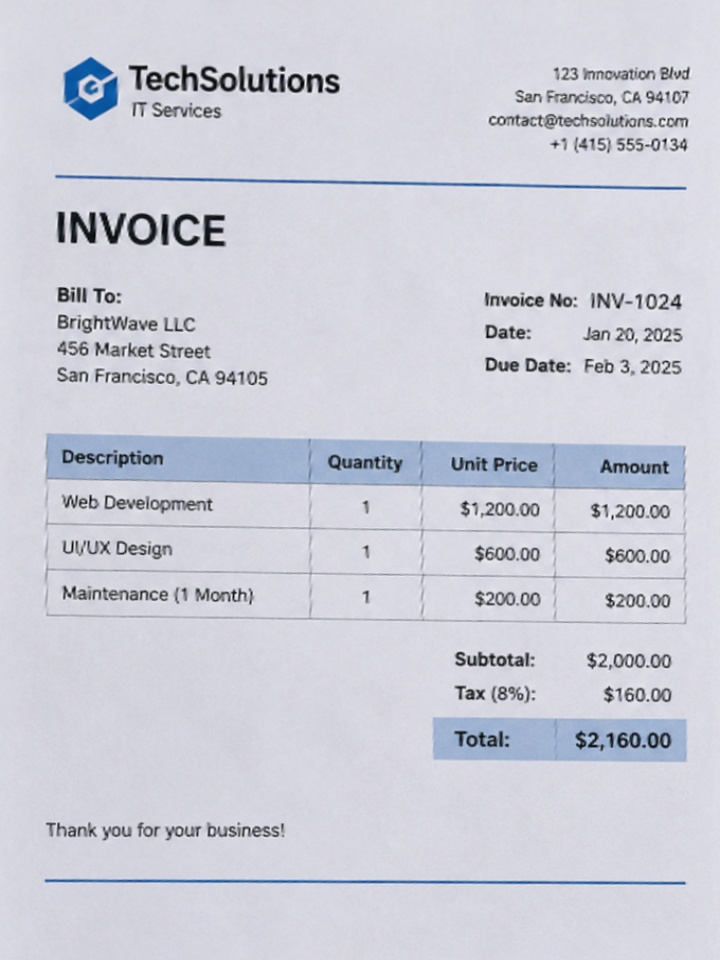
#> input picture Scanned/myImage0.jpg, 720 x 960 px, given in place of the camera
$ python Project_1.py
#> lines starting #> are read from the running program, lines starting #| are printed output that depends on the picture; after the words box and inside, x2 and y2 are one past the last pixel; in counts of white or black regions, pixels touching at a corner belong together
### utlis.py
import cv2
import numpy as np

## TO STACK ALL THE IMAGES IN ONE WINDOW
def stackImages(imgArray, scale, labels=[]):
    rows = len(imgArray)
    cols = len(imgArray[0])
    rowsAvailable = isinstance(imgArray[0], list)
    width = imgArray[0][0].shape[1]
    height = imgArray[0][0].shape[0]
    if rowsAvailable:
        for x in range (0, rows):
            for y in range(0, cols):
                imgArray[x][y] = cv2.resize(imgArray[x][y], (0, 0), None, scale, scale)
                if len(imgArray[x][y].shape) == 2: imgArray[x][y] = cv2.cvtColor(imgArray[x][y], cv2.COLOR_GRAY2BGR)
        imageBlank = np.zeros((height, width, 3), np.uint8)
        hor = [imageBlank]*rows
        for x in range(0, rows):
            hor[x] = np.hstack(imgArray[x])
        ver = np.vstack(hor)
    else:
        for x in range(0, rows):
            imgArray[x] = cv2.resize(imgArray[x], (0, 0), None, scale, scale)
            if len(imgArray[x].shape) == 2: imgArray[x] = cv2.cvtColor(imgArray[x], cv2.COLOR_GRAY2BGR)
        hor = np.hstack(imgArray)
        ver = hor
    if len(labels) != 0:
        eachImgWidth = int(ver.shape[1] / cols)
        eachImgHeight = int(ver.shape[0] / rows)
        for d in range(0, rows):
            for c in range(0, cols):
                cv2.rectangle(ver, (c*eachImgWidth, eachImgHeight*d), (c * eachImgWidth + len(labels[d][c]) * 13 + 27, 30 + eachImgHeight * d), (255, 255, 255), cv2.FILLED)
                cv2.putText(ver, labels[d][c], (eachImgWidth * c + 10, eachImgHeight * d + 20), cv2.FONT_HERSHEY_COMPLEX, 0.7, (255, 0, 255), 2)
    return ver

def reorder(myPoints):

    myPoints = myPoints.reshape((4, 2))
    myPointsNew = np.zeros((4, 1, 2), dtype=np.int32)
    add = myPoints.sum(1)

    myPointsNew[0] = myPoints[np.argmin(add)]
    myPointsNew[3] = myPoints[np.argmax(add)]
    diff = np.diff(myPoints, axis=1)
    myPointsNew[1] = myPoints[np.argmin(diff)]
    myPointsNew[2] = myPoints[np.argmax(diff)]

    return myPointsNew


def biggestContour(contours):
    biggest = np.array([])
    max_area = 0
    for i in contours:
        area = cv2.contourArea(i)
        if area > 5000:
            peri = cv2.arcLength(i, True)
            approx = cv2.approxPolyDP(i, 0.02 * peri, True)
            if area > max_area and len(approx) == 4 and cv2.isContourConvex(approx):
                biggest = approx
                max_area = area
    return biggest,max_area

def drawRectangle(img,biggest,thickness):
    cv2.line(img, (biggest[0][0][0], biggest[0][0][1]), (biggest[1][0][0], biggest[1][0][1]), (0, 255, 0), thickness)
    cv2.line(img, (biggest[0][0][0], biggest[0][0][1]), (biggest[2][0][0], biggest[2][0][1]), (0, 255, 0), thickness)
    cv2.line(img, (biggest[3][0][0], biggest[3][0][1]), (biggest[2][0][0], biggest[2][0][1]), (0, 255, 0), thickness)
    cv2.line(img, (biggest[3][0][0], biggest[3][0][1]), (biggest[1][0][0], biggest[1][0][1]), (0, 255, 0), thickness)

    return img

def nothing(x):
    pass

def initializeTrackbars(initialTrackbarVals=0):
    cv2.namedWindow("Trackbars")
    cv2.resizeWindow("Trackbars", 360, 240)
    cv2.createTrackbar("Threshold1", "Trackbars", 200,255, nothing)
    cv2.createTrackbar("Threshold2", "Trackbars", 200, 255, nothing)

def valTrackbars():
    threshold1 = cv2.getTrackbarPos("Threshold1", "Trackbars")
    threshold2 = cv2.getTrackbarPos("Threshold2", "Trackbars")
    src = threshold1,threshold2
    return src

### Project_1.py
import cv2
import numpy as np
import utlis
import os
from PIL import Image

########################################################################
webCamFeed = True
pathImage = "doc.png"
cap = cv2.VideoCapture(1)
heightImg = 1060
widthImg  = 720
########################################################################

utlis.initializeTrackbars()
count=0

while True:
    if webCamFeed:
        success, img = cap.read()
#> img is the input picture: shape (960, 720, 3); mean B, G, R 216.9, 205.8, 204.6
    else:
        img = cv2.imread(pathImage)
    if img is None:
        print("Error: image not received")
        break

    img = cv2.resize(img, (widthImg, heightImg)) # RESIZE IMAGE
#> img: shape (1060, 720, 3)
    imgBlank = np.zeros((heightImg,widthImg, 3), np.uint8) # CREATE A BLANK IMAGE FOR TESTING
    imgGray = cv2.cvtColor(img, cv2.COLOR_BGR2GRAY) # CONVERT IMAGE TO GRAY SCALE
    imgBlur = cv2.GaussianBlur(imgGray, (5, 5), 1) # ADD GAUSSIAN BLUR
    thresh=utlis.valTrackbars() # GET TRACK BAR VALUES FOR THRESHOLDS
    imgThreshold = cv2.Canny(imgBlur, thresh[0], thresh[1]) # APPLY CANNY BLUR
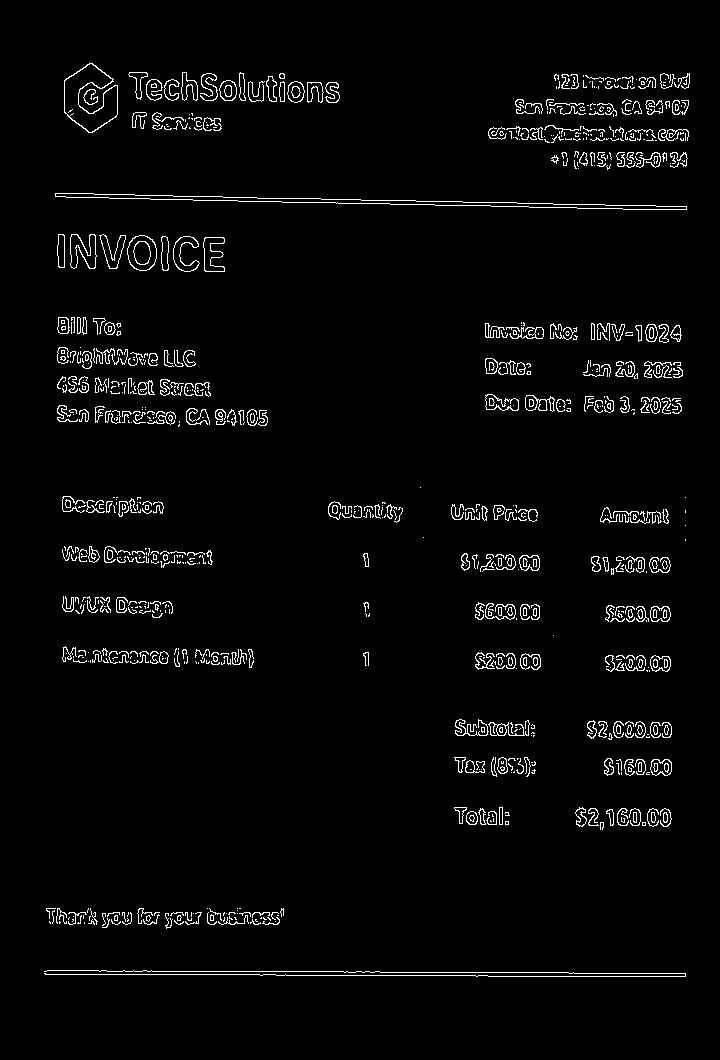
#> imgThreshold: shape (1060, 720); 2.9% white in thin lines or dots, all inside (x1, y1, x2, y2) = (44, 63, 690, 977)
    kernel = np.ones((5, 5))
    imgDial = cv2.dilate(imgThreshold, kernel, iterations=2) # APPLY DILATION
#> imgDial: shape (1060, 720); 16.7% white; 49 white regions, largest, box (x1, y1, x2, y2) and area: (51, 189, 691, 214) 8139, (40, 966, 690, 981) 8130, (53, 343, 215, 401) 7226
    imgThreshold = cv2.erode(imgDial, kernel, iterations=1)  # APPLY EROSION
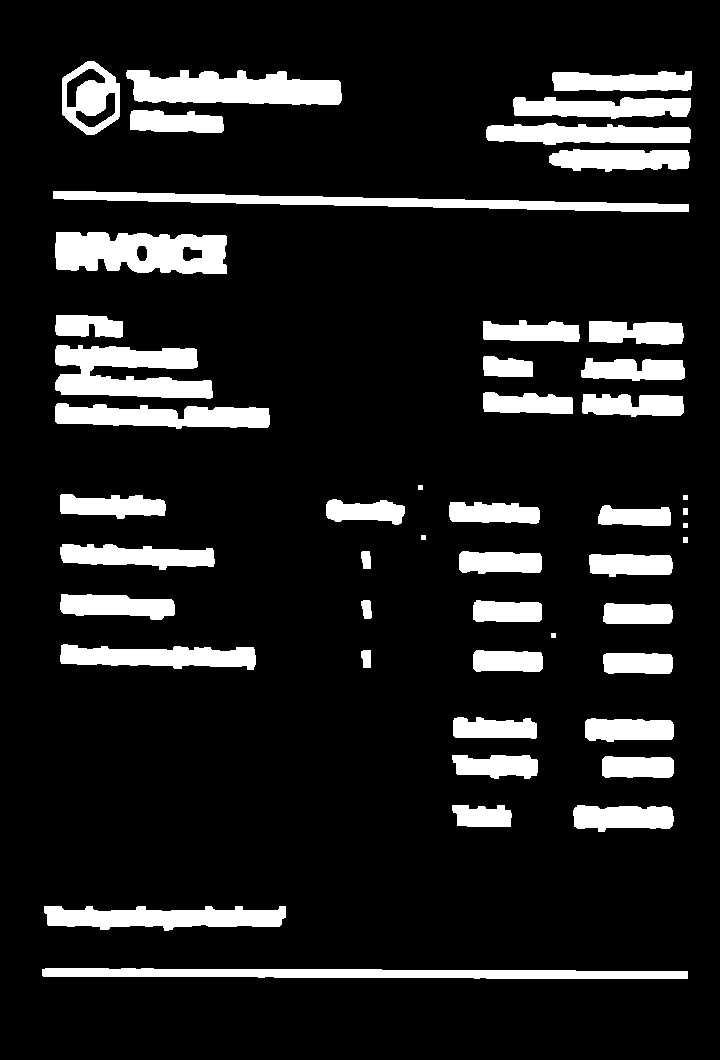
#> imgThreshold: shape (1060, 720); 12.7% white; 49 white regions

    ## FIND ALL CONTOURS
    imgContours = img.copy() # COPY IMAGE FOR DISPLAY PURPOSES
    imgBigContour = img.copy() # COPY IMAGE FOR DISPLAY PURPOSES
    contours, hierarchy = cv2.findContours(imgThreshold, cv2.RETR_EXTERNAL, cv2.CHAIN_APPROX_SIMPLE) # FIND ALL CONTOURS
#> contours = 49 contours, 5 with area under 20; largest, box (x1, y1, x2, y2) and area: (55, 232, 227, 274) 5936, (126, 70, 342, 105) 5445, (55, 345, 213, 399) 5374, (53, 191, 689, 212) 4852, (42, 968, 688, 979) 4818
    cv2.drawContours(imgContours, contours, -1, (0, 255, 0), 10) # DRAW ALL DETECTED CONTOURS
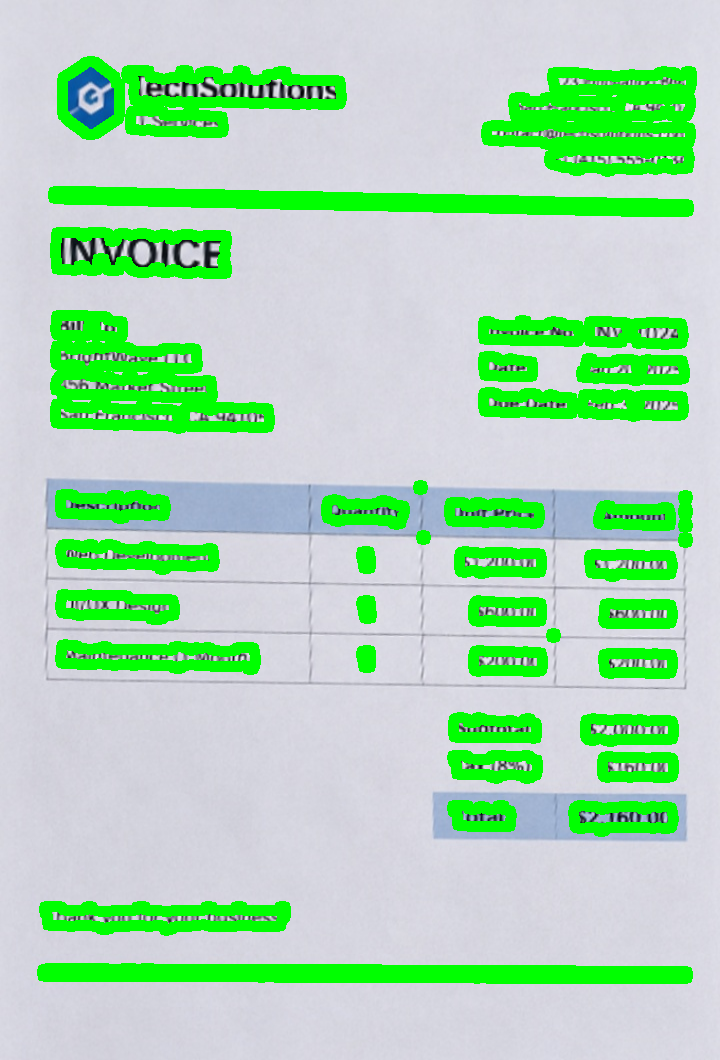
#> imgContours: shape (1060, 720, 3); mean B, G, R 180.2, 217.6, 170.7

    # FIND THE BIGGEST CONTOUR
    imgWarpColored = None
    imgAdaptiveThresh = None
    biggest, maxArea = utlis.biggestContour(contours) # FIND THE BIGGEST CONTOUR
#> the loop in biggestContour, `for i in contours:` made 49 passes
#> (area, peri, biggest, max_area) on pass 48: (5445, 548.2, [[126, 72], [138, 101], [341, 100], [338, 80]], 5445)
#> (area, peri) on passes 37, 41: (5374.5, 704.8), (5935.5, 504.2)
#> after the loop in biggestContour, `for i in contours:`: max_area = 5445
#> biggest = [[126, 72], [138, 101], [341, 100], [338, 80]]; maxArea = 5445
    if biggest.size != 0:
        biggest=utlis.reorder(biggest)
#> in reorder, `myPoints = myPoints.reshape((4, 2))`: myPoints = [[126, 72], [138, 101], [341, 100], [338, 80]]
#> in reorder, `add = myPoints.sum(1)`: add = [198, 239, 441, 418]
#> in reorder, `diff = np.diff(myPoints, axis=1)`: diff = [-54, -37, -241, -258]
#> biggest = [[126, 72], [338, 80], [138, 101], [341, 100]]
        cv2.drawContours(imgBigContour, biggest, -1, (0, 255, 0), 20) # DRAW THE BIGGEST CONTOUR
#> imgBigContour: shape (1060, 720, 3); mean B, G, R 216.5, 205.8, 204.2
        imgBigContour = utlis.drawRectangle(imgBigContour,biggest,2)
#> in drawRectangle, `cv2.line(img, (biggest[3][0][0], biggest[3][0][1]), (biggest[2][0][0],..`:
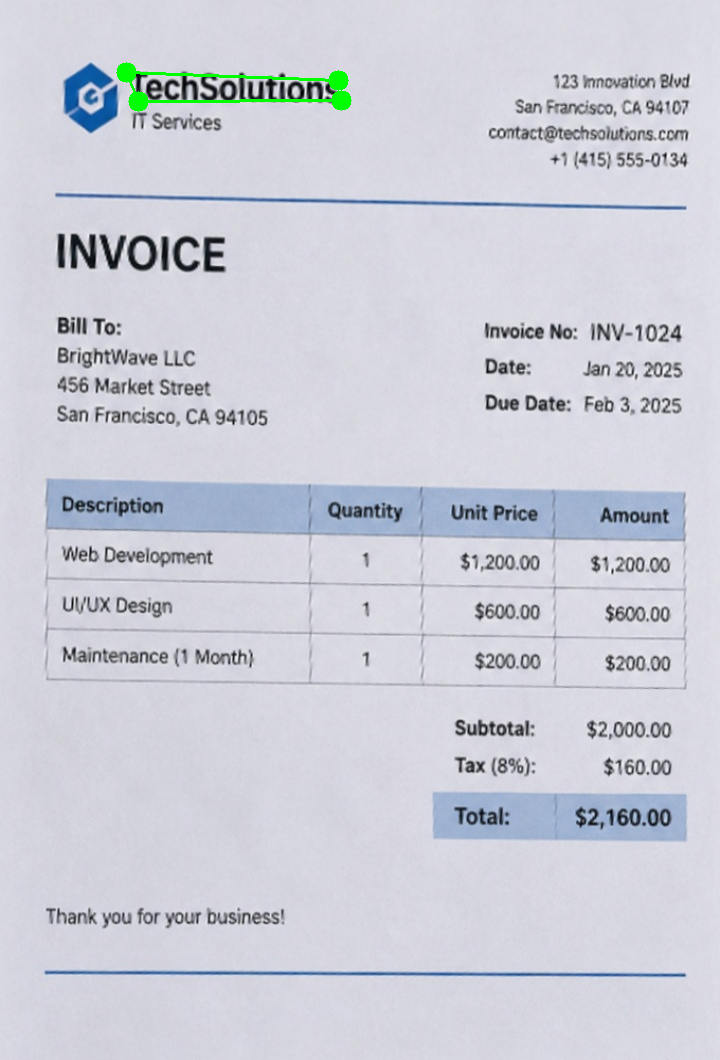
#> img: shape (1060, 720, 3); mean B, G, R 216.2, 205.9, 204
#> in drawRectangle, `cv2.line(img, (biggest[3][0][0], biggest[3][0][1]), (biggest[1][0][0],..`: img: shape (1060, 720, 3); under 0.01% of pixels changed, all inside (x1, y1, x2, y2) = (339, 90, 341, 91)
        pts1 = np.float32(biggest) # PREPARE POINTS FOR WARP
#> pts1 = [[126, 72], [338, 80], [138, 101], [341, 100]]
        pts2 = np.float32([[0, 0],[widthImg, 0], [0, heightImg],[widthImg, heightImg]]) # PREPARE POINTS FOR WARP
        matrix = cv2.getPerspectiveTransform(pts1, pts2)
#> matrix = [[1.93, -0.8, -186], [-1.1, 29.12, -1958], [-0.00117, -0.000532, 1]]
        imgWarpColored = cv2.warpPerspective(img, matrix, (widthImg, heightImg))

        #REMOVE 20 PIXELS FORM EACH SIDE
        imgWarpColored=imgWarpColored[20:imgWarpColored.shape[0] - 20, 20:imgWarpColored.shape[1] - 20]
#> imgWarpColored: shape (1020, 680, 3)
        imgWarpColored = cv2.resize(imgWarpColored,(widthImg,heightImg))
#> imgWarpColored: shape (1060, 720, 3)

        # APPLY ADAPTIVE THRESHOLD (ORIGINAL)
        imgWarpGray = cv2.cvtColor(imgWarpColored,cv2.COLOR_BGR2GRAY)
        imgAdaptiveThresh= cv2.adaptiveThreshold(imgWarpGray, 255, 1, 1, 7, 2)
#> imgAdaptiveThresh: shape (1060, 720); 19.3% white; 3884 white regions (3750 under 20 px), largest, box (x1, y1, x2, y2) and area: (105, 0, 143, 1059) 11142, (295, 0, 327, 1060) 10822, (138, 181, 165, 1060) 8461
        imgAdaptiveThresh = cv2.bitwise_not(imgAdaptiveThresh)
        imgAdaptiveThresh=cv2.medianBlur(imgAdaptiveThresh, 3)
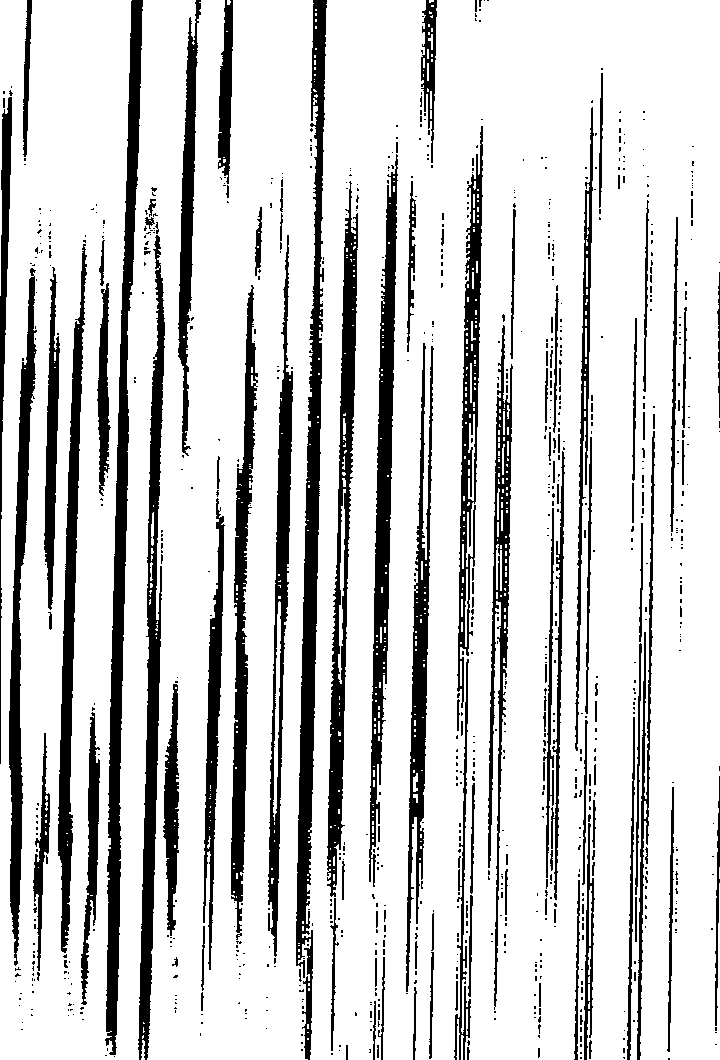
#> imgAdaptiveThresh: shape (1060, 720); 81.4% white; 898 black regions (762 under 20 px), largest, box (x1, y1, x2, y2) and area: (296, 0, 327, 1060) 11605, (105, 0, 143, 1055) 11271, (138, 235, 165, 1060) 8231

        # Image Array for Display
        imageArray = [[img, imgAdaptiveThresh, imgBigContour]]

    else:
        imageArray = [[img, imgBlank, imgContours]]

    # LABELS FOR DISPLAY
    labels = [["Original", "Scanned", "Contours"]]

    stackedImage = utlis.stackImages(imageArray,0.75,labels)
#> in stackImages, `rows = len(imgArray)`: rows = 1
#> in stackImages, `cols = len(imgArray[0])`: cols = 3
#> in stackImages, `rowsAvailable = isinstance(imgArray[0], list)`: rowsAvailable = True
#> after the loop in stackImages, `for x in range (0, rows):`: imgArray = 1 item
#> in stackImages, `eachImgWidth = int(ver.shape[1] / cols)`: eachImgWidth = 540
#> in stackImages, `eachImgHeight = int(ver.shape[0] / rows)`: eachImgHeight = 795
#> after the loop in stackImages, `for d in range(0, rows):`:
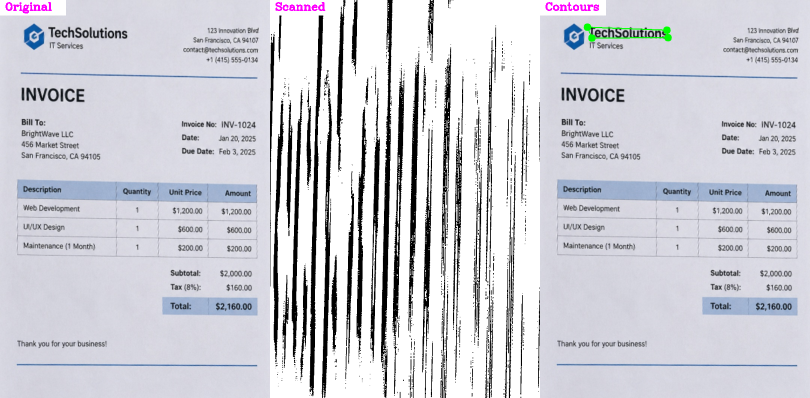
#> ver: shape (795, 1620, 3) (shown at 1/2 size); mean of channels 0, 1, 2 213.8, 206.2, 205.7; drawn as B, G, R
    cv2.imshow("Result",stackedImage)

    # SAVE IMAGE WHEN 's' key is pressed
    k=cv2.waitKey(1) & 0xFF
#> (key Esc is pressed here)

    if k == ord('s'):
        if imgAdaptiveThresh is not None:
            os.makedirs("scanned", exist_ok=True)

            cv2.imwrite("scanned/myImage"+str(count)+".jpg",imgAdaptiveThresh)

            cv2.rectangle(stackedImage, ((int(stackedImage.shape[1] / 2) - 230), int(stackedImage.shape[0] / 2) + 50),
                          (1100, 350), (0, 255, 0), cv2.FILLED)
            cv2.putText(stackedImage, "Scan Saved", (int(stackedImage.shape[1] / 2) - 200, int(stackedImage.shape[0] / 2)),
                        cv2.FONT_HERSHEY_DUPLEX, 3, (0, 0, 255), 5, cv2.LINE_AA)
            cv2.imshow('Result', stackedImage)
            cv2.waitKey(300)
            count += 1
        else:
            print("Document is not found")

    # SAVE DOCUMENT AS PDF
    elif k == ord('p'):
        if imgAdaptiveThresh is not None:
            os.makedirs("scanned", exist_ok=True)

            pdfImage = Image.fromarray(imgAdaptiveThresh)

            pdfPath = "scanned/myDocument" + str(count) + ".pdf"
            pdfImage.save(pdfPath, "PDF", resolution=100.0)

            print("PDF Saved:", pdfPath)
            count += 1
        else:
            print("Document is not found")

    elif k==27:
        break

cap.release()
cv2.destroyAllWindows()
